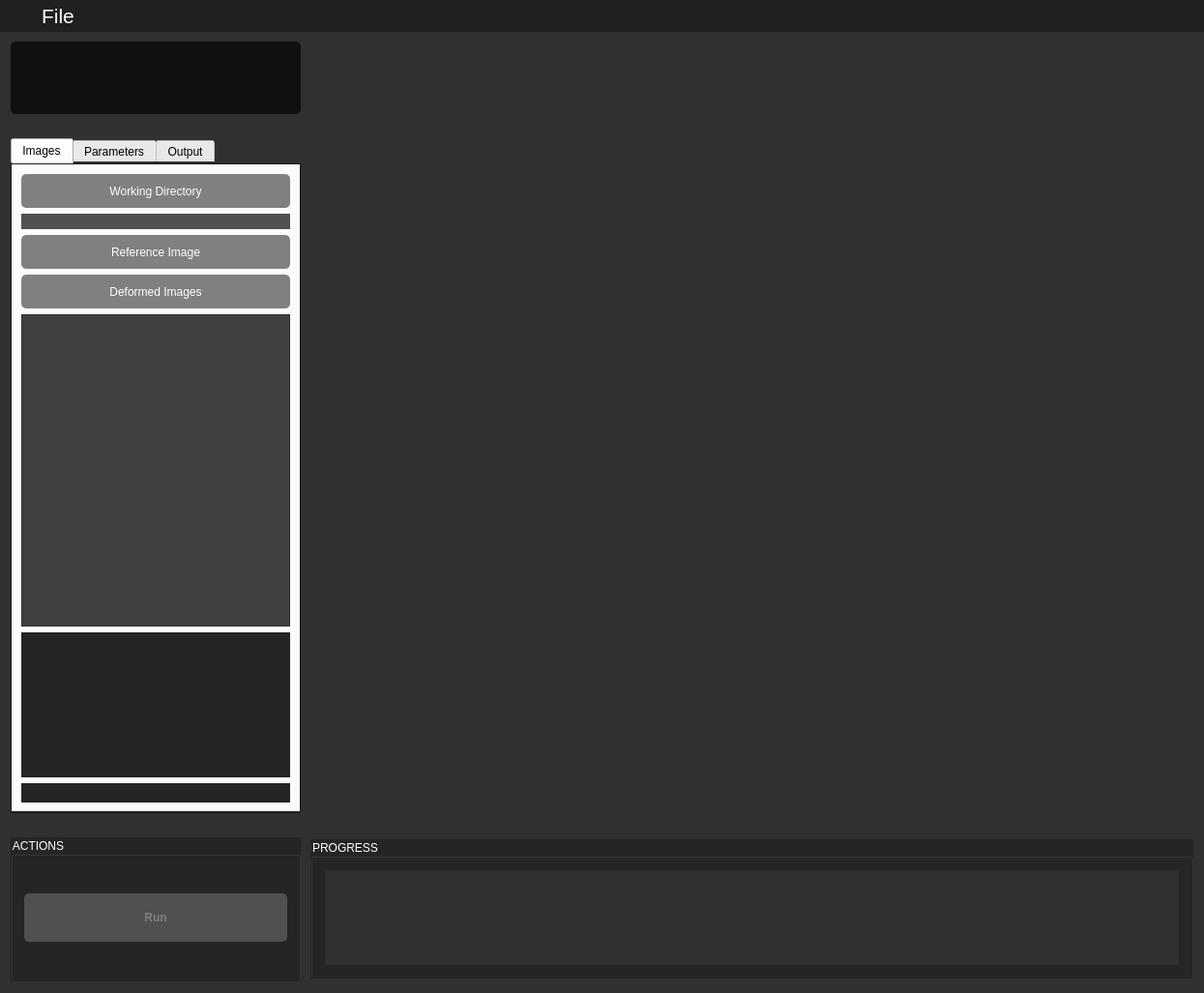
<?xml version="1.0" encoding="UTF-8"?>
<ui version="4.0">
 <class>MainWindow</class>
 <widget class="QMainWindow" name="MainWindow">
  <property name="geometry">
   <rect>
    <x>0</x>
    <y>0</y>
    <width>1245</width>
    <height>1027</height>
   </rect>
  </property>
  <property name="sizePolicy">
   <sizepolicy hsizetype="Preferred" vsizetype="Preferred">
    <horstretch>0</horstretch>
    <verstretch>0</verstretch>
   </sizepolicy>
  </property>
  <property name="mouseTracking">
   <bool>true</bool>
  </property>
  <property name="windowTitle">
   <string>Digital Image Correlation Engine (DICe) 2D</string>
  </property>
  <property name="styleSheet">
   <string notr="true">QMainWindow {
background-color: #303030;
}
QMenuBar {
color: white;
background-color: #202020;
min-width: 100px;
}
QMenuBar::item {
spacing: 5px;
padding: 4px;
background: transparent;
border-radius: 4px;
}
QMenuBar::item:selected {
background: #a8a8a8;
}
QMenuBar::item:pressed {
background: #888888;
}
QComboBox {
background-color: #404040;
color: white;
}
QListView {
background-color: #404040;
}
QTabWidget::pane{
background-color: #252525;
}
QTextBrowser{
background-color: #303030;
color: white;
}
QTextEdit{
background-color: #303030;
color: white;
font: 12pt &quot;Courier&quot;;
}
QSpinBox {
color: white;
background-color: #404040;
}
QListWidget {
background-color: #404040;
color: white;
}
QCheckBox {
color: white;
}
QLineEdit {
background-color: #505050;
color: white;
}
QPushButton{
padding: 5px;
background-color: #808080; /*489ff9*/
border: 0px;
border-radius: 5px;
color: white;
height: 25px;
}
QPushButton:hover:!pressed
{
  border: 1px solid yellow;
}
QPushButton:pressed{
background-color: #505050;/*#3b83cd*/;
}
QPushButton:checked{
background-color: #3b83cd;
}
QPushButton#diceButton{
background-color: #101010;
}
QPushButton#diceButton:pressed{
background-color: #202020;
}
QPushButton#runButton{
font-weight: bold;
background-color: rgb(0, 255, 11);
color: black;
}
QPushButton#runButton:pressed{
background-color:rgb(39, 217, 24);
}
QPushButton#runButton:disabled{
background-color:#505050;
color: #808080;
}
QPushButton#boundaryPlus{
background-color:#1ec5c5;
}
QPushButton#boundaryMinus{
color:#efefef;
background-color:#168282;
}
QPushButton#excludedPlus{
background-color:#fc4bfc;
}
QPushButton#excludedMinus{
color:#efefef;
background-color:#9d349d;
}
QPushButton#boundaryPlus:checked{
border: 2px solid yellow;
}
QPushButton#excludedPlus:checked{
border: 2px solid yellow;
}
QPushButton#resetGeoButton{
background-color: rgb(173, 8, 49);
}
QPushButton#resetGeoButton:pressed{
background-color: rgb(163, 89, 99);
}
QPushButton#resetView{
background-color: rgb(21, 171, 255);
}
QPushButton#resetView:pressed{
background-color: rgb(23, 85, 122);
}
QLabel{
color: white;
background-color: #252525;
}
QGroupBox{
background-color: #252525;
color: white;
}
QSelectionArea{
background-color: #404040;
}
QFrame#shapesFrame{
background-color: #404040;
}
QFrame#zoomFrame{
background-color: #404040;
}
</string>
  </property>
  <widget class="QWidget" name="centralWidget">
   <property name="mouseTracking">
    <bool>true</bool>
   </property>
   <layout class="QGridLayout" name="gridLayout">
    <property name="topMargin">
     <number>10</number>
    </property>
    <property name="horizontalSpacing">
     <number>10</number>
    </property>
    <property name="verticalSpacing">
     <number>25</number>
    </property>
    <item row="3" column="0">
     <widget class="QGroupBox" name="groupBox_5">
      <property name="sizePolicy">
       <sizepolicy hsizetype="Preferred" vsizetype="Fixed">
        <horstretch>0</horstretch>
        <verstretch>0</verstretch>
       </sizepolicy>
      </property>
      <property name="minimumSize">
       <size>
        <width>0</width>
        <height>150</height>
       </size>
      </property>
      <property name="title">
       <string>ACTIONS</string>
      </property>
      <layout class="QVBoxLayout" name="verticalLayout_9">
       <item>
        <widget class="QPushButton" name="runButton">
         <property name="enabled">
          <bool>false</bool>
         </property>
         <property name="minimumSize">
          <size>
           <width>0</width>
           <height>50</height>
          </size>
         </property>
         <property name="text">
          <string>Run</string>
         </property>
        </widget>
       </item>
      </layout>
     </widget>
    </item>
    <item row="3" column="1">
     <widget class="QGroupBox" name="groupBox_6">
      <property name="sizePolicy">
       <sizepolicy hsizetype="Preferred" vsizetype="Fixed">
        <horstretch>0</horstretch>
        <verstretch>0</verstretch>
       </sizepolicy>
      </property>
      <property name="title">
       <string>PROGRESS</string>
      </property>
      <layout class="QVBoxLayout" name="verticalLayout_10">
       <item>
        <widget class="QTextEdit" name="consoleEdit">
         <property name="enabled">
          <bool>true</bool>
         </property>
         <property name="maximumSize">
          <size>
           <width>16777215</width>
           <height>100</height>
          </size>
         </property>
         <property name="readOnly">
          <bool>true</bool>
         </property>
        </widget>
       </item>
      </layout>
     </widget>
    </item>
    <item row="0" column="0">
     <widget class="QPushButton" name="diceButton">
      <property name="sizePolicy">
       <sizepolicy hsizetype="Expanding" vsizetype="Fixed">
        <horstretch>0</horstretch>
        <verstretch>0</verstretch>
       </sizepolicy>
      </property>
      <property name="minimumSize">
       <size>
        <width>75</width>
        <height>75</height>
       </size>
      </property>
      <property name="maximumSize">
       <size>
        <width>300</width>
        <height>16777215</height>
       </size>
      </property>
      <property name="text">
       <string/>
      </property>
      <property name="icon">
       <iconset resource="resources.qrc">
        <normaloff>:/images/resources/images/DICe_logo_white-01.png</normaloff>:/images/resources/images/DICe_logo_white-01.png</iconset>
      </property>
      <property name="iconSize">
       <size>
        <width>250</width>
        <height>75</height>
       </size>
      </property>
     </widget>
    </item>
    <item row="1" column="0">
     <widget class="QTabWidget" name="inputTab">
      <property name="sizePolicy">
       <sizepolicy hsizetype="Preferred" vsizetype="Expanding">
        <horstretch>0</horstretch>
        <verstretch>0</verstretch>
       </sizepolicy>
      </property>
      <property name="minimumSize">
       <size>
        <width>250</width>
        <height>500</height>
       </size>
      </property>
      <property name="maximumSize">
       <size>
        <width>300</width>
        <height>16777215</height>
       </size>
      </property>
      <property name="autoFillBackground">
       <bool>false</bool>
      </property>
      <property name="currentIndex">
       <number>0</number>
      </property>
      <widget class="QWidget" name="images">
       <attribute name="title">
        <string>Images</string>
       </attribute>
       <layout class="QVBoxLayout" name="verticalLayout">
        <item>
         <widget class="QPushButton" name="workingDirButton">
          <property name="minimumSize">
           <size>
            <width>0</width>
            <height>30</height>
           </size>
          </property>
          <property name="text">
           <string>Working Directory</string>
          </property>
         </widget>
        </item>
        <item>
         <widget class="QLineEdit" name="workingDirLineEdit">
          <property name="enabled">
           <bool>false</bool>
          </property>
          <property name="sizePolicy">
           <sizepolicy hsizetype="MinimumExpanding" vsizetype="Fixed">
            <horstretch>0</horstretch>
            <verstretch>0</verstretch>
           </sizepolicy>
          </property>
          <property name="frame">
           <bool>false</bool>
          </property>
         </widget>
        </item>
        <item>
         <widget class="QPushButton" name="refFileButton">
          <property name="sizePolicy">
           <sizepolicy hsizetype="MinimumExpanding" vsizetype="Fixed">
            <horstretch>0</horstretch>
            <verstretch>0</verstretch>
           </sizepolicy>
          </property>
          <property name="minimumSize">
           <size>
            <width>0</width>
            <height>30</height>
           </size>
          </property>
          <property name="text">
           <string>Reference Image</string>
          </property>
         </widget>
        </item>
        <item>
         <widget class="QPushButton" name="defFileButton">
          <property name="minimumSize">
           <size>
            <width>0</width>
            <height>30</height>
           </size>
          </property>
          <property name="text">
           <string>Deformed Images</string>
          </property>
         </widget>
        </item>
        <item>
         <widget class="QListWidget" name="defListWidget">
          <property name="sizePolicy">
           <sizepolicy hsizetype="Preferred" vsizetype="Expanding">
            <horstretch>0</horstretch>
            <verstretch>0</verstretch>
           </sizepolicy>
          </property>
          <property name="focusPolicy">
           <enum>Qt::NoFocus</enum>
          </property>
          <property name="autoFillBackground">
           <bool>false</bool>
          </property>
          <property name="resizeMode">
           <enum>QListView::Adjust</enum>
          </property>
          <property name="layoutMode">
           <enum>QListView::SinglePass</enum>
          </property>
          <property name="wordWrap">
           <bool>true</bool>
          </property>
         </widget>
        </item>
        <item>
         <widget class="QLabel" name="defImageShow">
          <property name="enabled">
           <bool>true</bool>
          </property>
          <property name="minimumSize">
           <size>
            <width>0</width>
            <height>150</height>
           </size>
          </property>
          <property name="text">
           <string/>
          </property>
          <property name="alignment">
           <set>Qt::AlignCenter</set>
          </property>
         </widget>
        </item>
        <item>
         <widget class="QLabel" name="defFileLabel">
          <property name="minimumSize">
           <size>
            <width>0</width>
            <height>20</height>
           </size>
          </property>
          <property name="text">
           <string/>
          </property>
          <property name="wordWrap">
           <bool>true</bool>
          </property>
         </widget>
        </item>
       </layout>
      </widget>
      <widget class="QWidget" name="parameters">
       <attribute name="title">
        <string>Parameters</string>
       </attribute>
       <layout class="QVBoxLayout" name="verticalLayout_4">
        <property name="spacing">
         <number>12</number>
        </property>
        <property name="topMargin">
         <number>40</number>
        </property>
        <item>
         <widget class="QGroupBox" name="groupBox">
          <property name="minimumSize">
           <size>
            <width>0</width>
            <height>75</height>
           </size>
          </property>
          <property name="maximumSize">
           <size>
            <width>16777215</width>
            <height>16777215</height>
           </size>
          </property>
          <property name="title">
           <string>Optimization method</string>
          </property>
          <layout class="QVBoxLayout" name="verticalLayout_5">
           <item>
            <widget class="QComboBox" name="optMethodCombo"/>
           </item>
          </layout>
         </widget>
        </item>
        <item>
         <widget class="QGroupBox" name="groupBox_2">
          <property name="minimumSize">
           <size>
            <width>0</width>
            <height>75</height>
           </size>
          </property>
          <property name="title">
           <string>Interpolation method</string>
          </property>
          <layout class="QVBoxLayout" name="verticalLayout_6">
           <item>
            <widget class="QComboBox" name="interpMethodCombo"/>
           </item>
          </layout>
         </widget>
        </item>
        <item>
         <widget class="QGroupBox" name="groupBox_3">
          <property name="minimumSize">
           <size>
            <width>0</width>
            <height>75</height>
           </size>
          </property>
          <property name="title">
           <string>Initialization method</string>
          </property>
          <layout class="QVBoxLayout" name="verticalLayout_7">
           <item>
            <widget class="QComboBox" name="initMethodCombo"/>
           </item>
          </layout>
         </widget>
        </item>
        <item>
         <widget class="QGroupBox" name="groupBox_4">
          <property name="minimumSize">
           <size>
            <width>0</width>
            <height>200</height>
           </size>
          </property>
          <property name="title">
           <string>Shape functions</string>
          </property>
          <layout class="QVBoxLayout" name="verticalLayout_8">
           <item>
            <widget class="QCheckBox" name="translationShapeCheck">
             <property name="text">
              <string>Translation</string>
             </property>
            </widget>
           </item>
           <item>
            <widget class="QCheckBox" name="rotationShapeCheck">
             <property name="text">
              <string>Rotation</string>
             </property>
            </widget>
           </item>
           <item>
            <widget class="QCheckBox" name="normalShapeCheck">
             <property name="text">
              <string>Normal Stretch</string>
             </property>
            </widget>
           </item>
           <item>
            <widget class="QCheckBox" name="shearShapeCheck">
             <property name="text">
              <string>Shear Stretch</string>
             </property>
            </widget>
           </item>
          </layout>
         </widget>
        </item>
        <item>
         <widget class="QGroupBox" name="groupBox_7">
          <property name="title">
           <string>Subset size</string>
          </property>
          <layout class="QVBoxLayout" name="verticalLayout_11">
           <item>
            <widget class="QSpinBox" name="subsetSize"/>
           </item>
          </layout>
         </widget>
        </item>
        <item>
         <widget class="QGroupBox" name="groupBox_8">
          <property name="title">
           <string>Step size</string>
          </property>
          <layout class="QVBoxLayout" name="verticalLayout_12">
           <item>
            <widget class="QSpinBox" name="stepSize"/>
           </item>
          </layout>
         </widget>
        </item>
        <item>
         <spacer name="verticalSpacer_2">
          <property name="orientation">
           <enum>Qt::Vertical</enum>
          </property>
          <property name="sizeHint" stdset="0">
           <size>
            <width>20</width>
            <height>40</height>
           </size>
          </property>
         </spacer>
        </item>
       </layout>
      </widget>
      <widget class="QWidget" name="output">
       <attribute name="title">
        <string>Output</string>
       </attribute>
       <layout class="QVBoxLayout" name="verticalLayout_3">
        <property name="spacing">
         <number>40</number>
        </property>
        <property name="topMargin">
         <number>25</number>
        </property>
        <item>
         <widget class="QGroupBox" name="groupBox_10">
          <property name="title">
           <string>COORDINATES</string>
          </property>
          <layout class="QVBoxLayout" name="verticalLayout_13">
           <property name="spacing">
            <number>12</number>
           </property>
           <item>
            <widget class="QCheckBox" name="xCheck">
             <property name="enabled">
              <bool>false</bool>
             </property>
             <property name="text">
              <string>x</string>
             </property>
            </widget>
           </item>
           <item>
            <widget class="QCheckBox" name="yCheck">
             <property name="enabled">
              <bool>false</bool>
             </property>
             <property name="text">
              <string>y</string>
             </property>
            </widget>
           </item>
          </layout>
         </widget>
        </item>
        <item>
         <widget class="QGroupBox" name="groupBox_9">
          <property name="title">
           <string>MAPPING PARAMETERS</string>
          </property>
          <layout class="QVBoxLayout" name="verticalLayout_2">
           <property name="spacing">
            <number>12</number>
           </property>
           <item>
            <widget class="QCheckBox" name="dispXCheck">
             <property name="enabled">
              <bool>false</bool>
             </property>
             <property name="text">
              <string>Displacement x</string>
             </property>
            </widget>
           </item>
           <item>
            <widget class="QCheckBox" name="dispYCheck">
             <property name="enabled">
              <bool>false</bool>
             </property>
             <property name="text">
              <string>Displacement y</string>
             </property>
            </widget>
           </item>
           <item>
            <widget class="QCheckBox" name="rotationCheck">
             <property name="text">
              <string>Rotation</string>
             </property>
            </widget>
           </item>
           <item>
            <widget class="QCheckBox" name="normalXCheck">
             <property name="text">
              <string>Normal strectch x</string>
             </property>
            </widget>
           </item>
           <item>
            <widget class="QCheckBox" name="normalYCheck">
             <property name="text">
              <string>Normal stretch y</string>
             </property>
            </widget>
           </item>
           <item>
            <widget class="QCheckBox" name="shearCheck">
             <property name="text">
              <string>Shear stretch xy</string>
             </property>
            </widget>
           </item>
          </layout>
         </widget>
        </item>
        <item>
         <widget class="QGroupBox" name="groupBox_11">
          <property name="title">
           <string>DIAGNOSTICS (smaller is better)</string>
          </property>
          <layout class="QVBoxLayout" name="verticalLayout_14">
           <property name="spacing">
            <number>12</number>
           </property>
           <item>
            <widget class="QCheckBox" name="sigmaCheck">
             <property name="text">
              <string>Sigma (displacement uncertainty)</string>
             </property>
            </widget>
           </item>
           <item>
            <widget class="QCheckBox" name="gammaCheck">
             <property name="text">
              <string>Gamma (match quality)</string>
             </property>
            </widget>
           </item>
           <item>
            <widget class="QCheckBox" name="betaCheck">
             <property name="text">
              <string>Beta (Objective sensitivity)</string>
             </property>
            </widget>
           </item>
           <item>
            <widget class="QCheckBox" name="statusCheck">
             <property name="text">
              <string>Status flag</string>
             </property>
            </widget>
           </item>
          </layout>
         </widget>
        </item>
        <item>
         <widget class="QGroupBox" name="groupBox_12">
          <property name="title">
           <string>IMAGE QUALITY</string>
          </property>
          <layout class="QVBoxLayout" name="verticalLayout_15">
           <property name="spacing">
            <number>12</number>
           </property>
           <item>
            <widget class="QCheckBox" name="numActiveCheck">
             <property name="text">
              <string>Num active pixels</string>
             </property>
            </widget>
           </item>
           <item>
            <widget class="QCheckBox" name="contrastCheck">
             <property name="text">
              <string>Contrast level</string>
             </property>
            </widget>
           </item>
           <item>
            <widget class="QCheckBox" name="noiseCheck">
             <property name="text">
              <string>Noise level</string>
             </property>
            </widget>
           </item>
          </layout>
         </widget>
        </item>
        <item>
         <spacer name="verticalSpacer">
          <property name="orientation">
           <enum>Qt::Vertical</enum>
          </property>
          <property name="sizeHint" stdset="0">
           <size>
            <width>20</width>
            <height>40</height>
           </size>
          </property>
         </spacer>
        </item>
       </layout>
      </widget>
     </widget>
    </item>
    <item row="0" column="1" rowspan="2">
     <widget class="SimpleQtVTK" name="simpleQtVTKWidget" native="true"/>
    </item>
   </layout>
  </widget>
  <widget class="QMenuBar" name="menuBar">
   <property name="geometry">
    <rect>
     <x>0</x>
     <y>0</y>
     <width>1245</width>
     <height>28</height>
    </rect>
   </property>
   <property name="minimumSize">
    <size>
     <width>100</width>
     <height>0</height>
    </size>
   </property>
   <property name="font">
    <font>
     <pointsize>16</pointsize>
    </font>
   </property>
   <property name="autoFillBackground">
    <bool>false</bool>
   </property>
   <property name="nativeMenuBar">
    <bool>false</bool>
   </property>
   <widget class="QMenu" name="menuFile">
    <property name="title">
     <string>File</string>
    </property>
    <addaction name="actionExport_input_files"/>
   </widget>
   <addaction name="menuFile"/>
  </widget>
  <action name="actionExport_input_files">
   <property name="enabled">
    <bool>false</bool>
   </property>
   <property name="text">
    <string>Export input files...</string>
   </property>
  </action>
 </widget>
 <layoutdefault spacing="6" margin="11"/>
 <customwidgets>
  <customwidget>
   <class>SimpleQtVTK</class>
   <extends>QWidget</extends>
   <header location="global">simpleqtvtk.h</header>
   <container>1</container>
  </customwidget>
 </customwidgets>
 <resources>
  <include location="resources.qrc"/>
 </resources>
 <connections/>
</ui>
